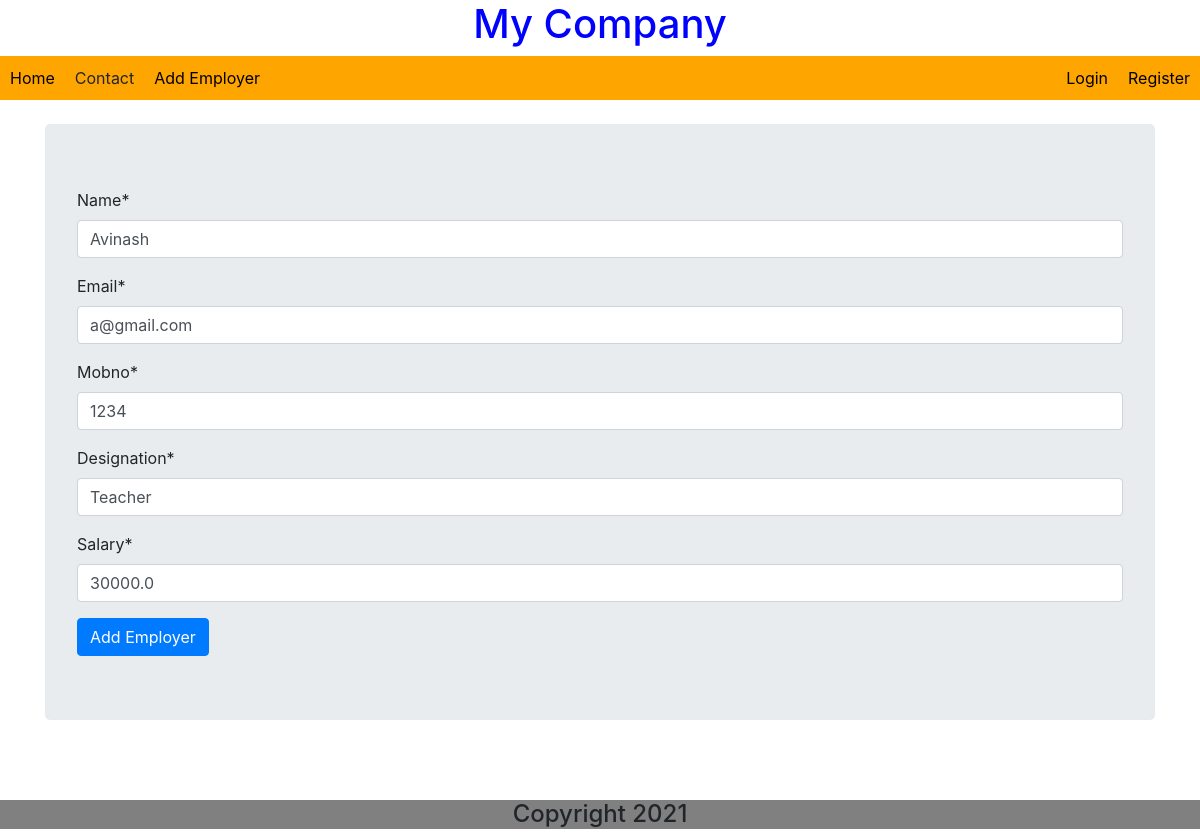
Screenshot of /ca/update/2/ with the database file from the repository.
### CRUDAuthApp/models.py (models this page shows)
class Employer(models.Model):
    name = models.CharField(max_length=32)
    email = models.CharField(max_length=32)
    mobno = models.IntegerField()
    designation = models.CharField(max_length=32)
    salary = models.FloatField()

### CRUDAuthApp/views.py (the view)
# urls.py: path('update/<int:pk>/',EmployerUpdateView.as_view(),name='emp_update'),
class EmployerUpdateView(UpdateView):
    model = Employer
    fields = '__all__'
    success_url = '/ca/home/'

### templates/CRUDAuthApp/employer_form.html (shortened to what this page needs)
{% extends 'layout.html' %}
{% load crispy_forms_tags %}
{% block content %}
    <div class="container">
        <form method="post" class="jumbotron">
            {{form|crispy}}
            <input type="submit" value="Add Employer" class="btn btn-primary">
        </form>
    </div>
{% endblock %}

### static/CRUDAuthApp/style.css (style rules this page uses)
body { background-color: lightgreen; }

### rows the page displays
Employer: name "Avinash", email "a@gmail.com", mobno "1234", designation "Teacher", salary "30000.0"
